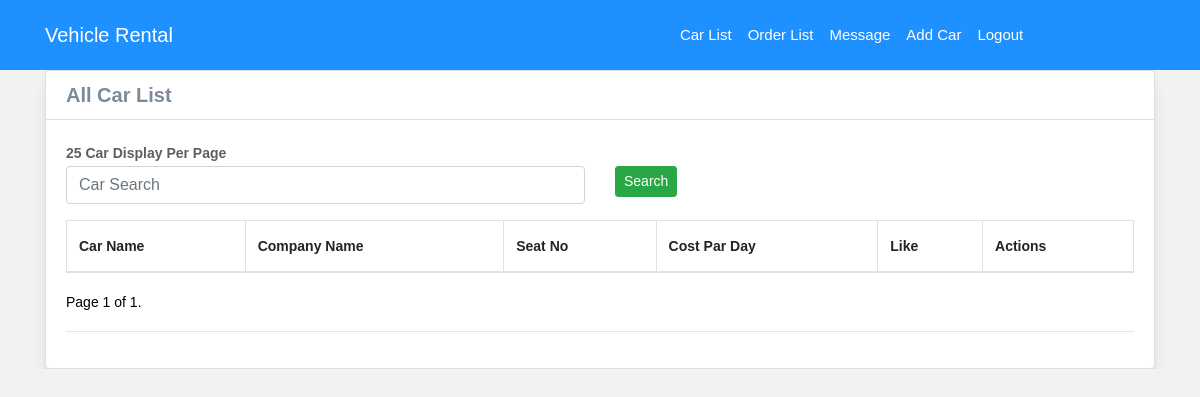
The app's page /, older data.
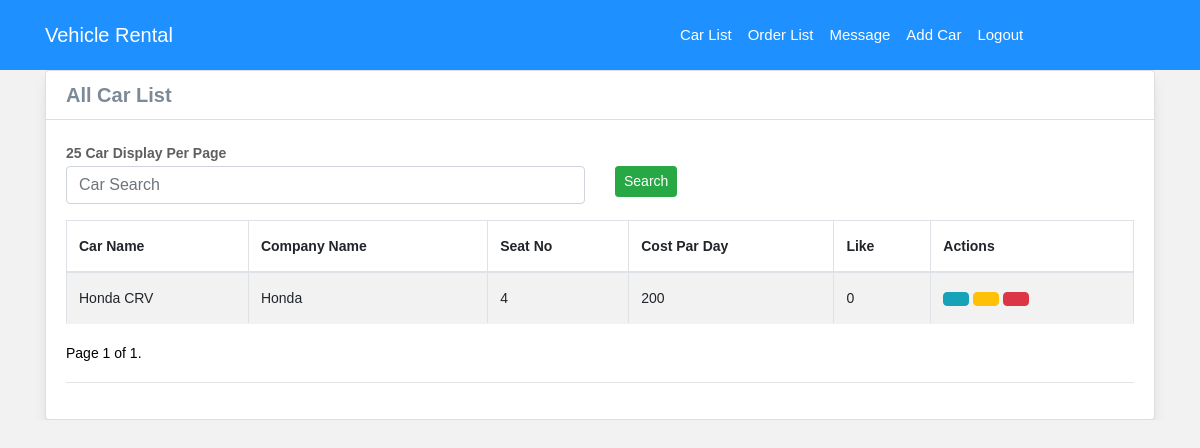
The same page, newer data.
### system/models.py (models this page shows, shortened)
class Car(models.Model):
    image = models.ImageField(upload_to=uploaded_location,null=True, blank=True, width_field="width_field", height_field="height_field")
    height_field = models.IntegerField(default=0)
    width_field = models.IntegerField(default=0)
    car_name = models.CharField(max_length=100)
    company_name = models.CharField(max_length=100)
    num_of_seats = models.IntegerField()
    num_of_bed = models.IntegerField(default=0)
    cost_par_day = models.CharField(max_length=50)
    cost_per_week = models.CharField(max_length=50)
    weekend_cost = models.CharField(max_length=50)
    plate_number = models.CharField(max_length=50)
    weekend_cost = models.CharField(max_length=50)
    avaliable = models.BooleanField(default=False)
    content = models.TextField()
    like = models.IntegerField(default=0)
    car_type = models.ForeignKey(CarType, on_delete=models.SET_NULL, null=True)

### system/views.py (the view, shortened to what this page needs)
# urls.py: url(r'^$', admin_car_list, name='adminIndex'),
def admin_car_list(request):
    car = Car.objects.order_by('-id')
    query = request.GET.get('q')
    paginator = Paginator(car, 10)  # Show 15 contacts per page
    page = request.GET.get('page')
    try:
        car = paginator.page(page)
    except PageNotAnInteger:
        car = paginator.page(1)
    except EmptyPage:
        car = paginator.page(paginator.num_pages)
    context = {
        'car': car,
    }
    return render(request, 'admin_index.html', context)

### templates/admin_index.html (shortened to what this page needs)
{% extends 'base.html' %}
{% block nav %}
    <div class="collapse navbar-collapse" id="myNavbar">
      <ul class="navbar-nav navbar-right">
        <li class="nav-item"><a class="nav-link" href="{% url 'adminIndex' %}"> Car List</a></li>
        <li class="nav-item"><a class="nav-link" href="{% url 'order_list' %}"> Order List</a></li class="nav-item">
        <li class="nav-item"><a class="nav-link" href="{% url 'message' %}"> Message</a></li class="nav-item">
          <li class="nav-item"><a class="nav-link" href="{% url 'car_create' %}"> Add Car</a></li class="nav-item">
        <li class="nav-item"><a class="nav-link" href="{% url 'logout' %}"> Logout</a></li class="nav-item">
      </ul>
    </div>
{% endblock %}
{% block body %}
<div class='container table-responsive'>
<div class="card card-shadow">
  <div class="card-header"><h5><strong> All Car List</strong></h5> </div>
    <div class="card-body">
  <strong class="navbar-form navbar-left" style="color: #5f5f5f;"> 25 Car Display Per Page </strong>
      <form method="GET" class="navbar-form navbar-right" role="search">
        <div class="row">
          <div class="col-md-6">
            <div class="form-group">
              <input type="text" class="form-control" placeholder="Car Search" value="{{request.GET.q}}" name="q">
            </div>
          </div>
          <div class="col-md-4">
            <button type="submit" class="btn btn-success btn-sm"> Search</button>
          </div>
        </div>
      </form>
  <table class="table table-bordered table-striped table-hover">
   <thead>
    <tr>
      <th><strong>Car Name</strong></th>
      <th><strong>Company Name</strong></th>
      <th><strong>Seat No</strong></th>
      <th><strong>Cost Par Day</strong></th>
      <th><strong>Like</strong></th>
      <th><strong>Actions</strong></th>
    </tr>
   </thead>
      <tbody>
      {% for ob in car %}
    <tr>
    <td>{{ob.car_name}}</td>
    <td>{{ob.company_name}}</td>
    <td>{{ob.num_of_seats}}</td>
    <td>{{ob.cost_par_day}}</td>
    <td>{{ob.like}}</td>
    <td>
         <a href="{% url 'car_detail' ob.id %}"><button type="button" class="btn btn-info"></button></a>
         <a href="{% url 'car_edit' ob.id %}"><button type="button" class="btn btn-warning"></button></a>
         <a href="{% url 'car_delete' ob.id %}"><button type="button" class="btn btn-danger" onclick="return getConfirmation()"></button></a>
    </td>
    </tr>
    {% endfor %}
</tbody>
  </table>
<nav>
  <ul class="pager">
      <li class="previous" style="color: black !important;">
          Page {{ car.number }} of {{ car.paginator.num_pages }}.
    </li>
  </ul>
</nav>
        <hr>
</div>
</div>
</div>
{% endblock %}

### templates/base.html (shortened to what this page needs)
{% load static %}
<!doctype html>
<html lang="en">
<li>
    <link rel="stylesheet" href="{% static 'css/bootstrap.min.css' %}">
    <link rel="stylesheet" href="{% static 'css/style.css' %}">
<body style="background: #f2f2f2;">
<nav class="navbar navbar-expand-lg navbar-custom navbar-fixed-top">
  <div class="container">
    <div class="navbar-header">
      <div class="navbar-brand"> Vehicle Rental</div>
    </div>
      <div class="collapse navbar-collapse" id="myNavbar">
      <ul class="navbar-nav mr-auto">
{% block nav %}{% endblock %}
      </ul>
    </div>
  </div>
</nav>
{% block body %}{% endblock %}
</body>
</html>

Row changes from the older to the newer data that the page shows:
added Car: car_name "Honda CRV", company_name "Honda", num_of_seats "4", cost_par_day "200", like "0"
